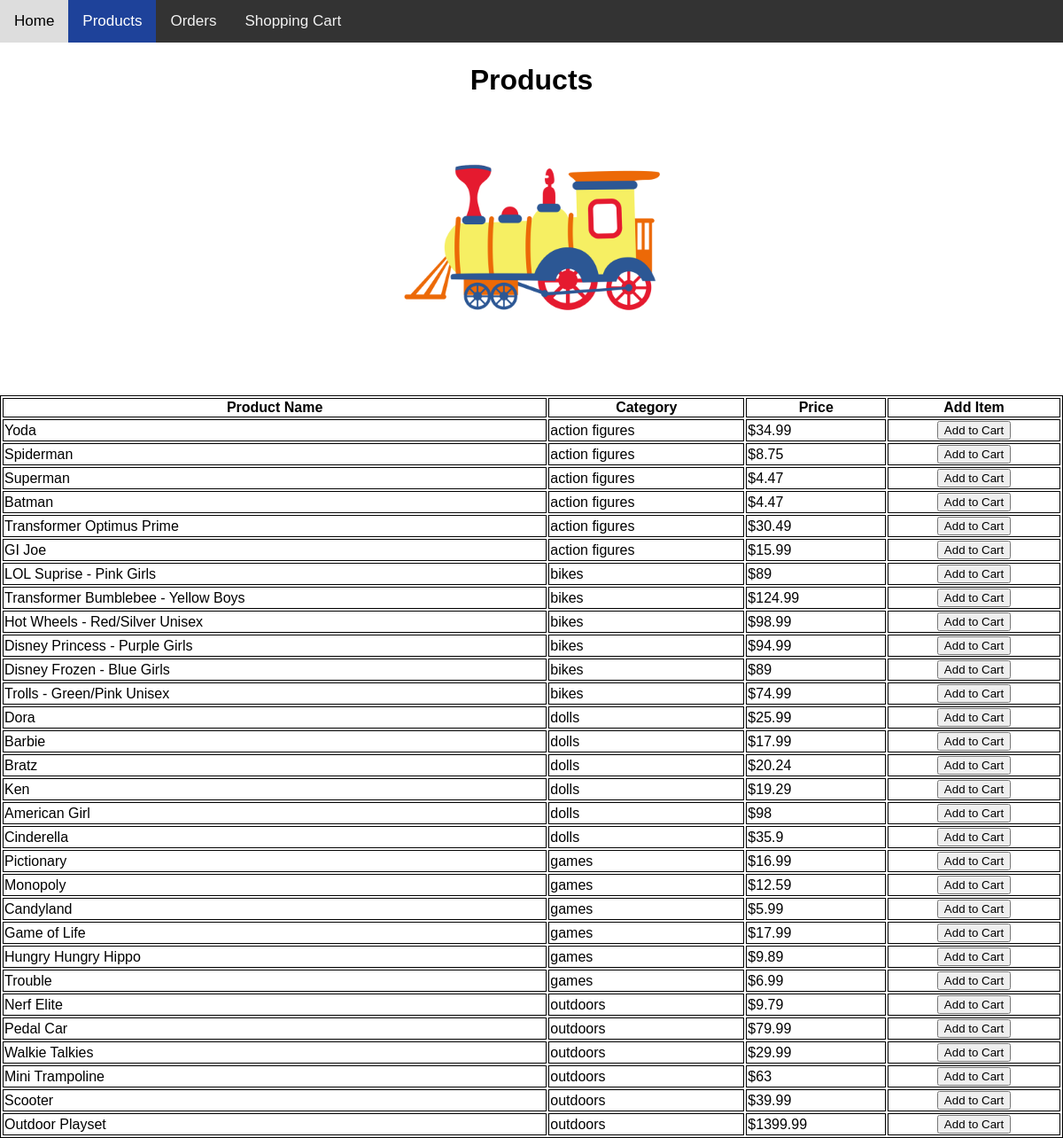
Screenshot of /php/products.php (signed in) with the database file from the repository.
### tables this page shows
CREATE TABLE Products (productID INT PRIMARY KEY NOT NULL AUTO_INCREMENT, name VARCHAR(40) NOT NULL, price FLOAT NOT NULL, inventory INT NOT NULL, category VARCHAR(30) NOT NULL);

### php/products.php (the view, shortened to what this page needs)
<?php
$host = "localhost";
$mysqlUser = "root";
$mysqlPassword = "pwd";
$mysqldb = "ecommerce";
$mysqli = new mysqli($host, $mysqlUser, $mysqlPassword, $mysqldb);
if ($mysqli->connect_errno) {
  echo "Could not connect to database \n";
  echo "Error: ". $mysqli->connect_error . "\n";
  exit;
}
else {
  $query = "SELECT * FROM Products;";
  $result = $mysqli->query($query);
}
?>
<!DOCTYPE html>
<html>
<head>
<link rel="stylesheet" href="https://cdnjs.cloudflare.com/ajax/libs/font-awesome/4.7.0/css/font-awesome.min.css">
<link rel="stylesheet" type="text/css" href="../css/customer.css" />
</head>
<body>
<div class="topnav" id="myTopnav">
  <a href="./customer_homepage.php">Home</a>
  <a href="./products.php" class="active">Products</a>
  <a href="./customer_orders.php">Orders</a>
  <a href="customer_shoppingcart.php">Shopping Cart</a>
</div>
<div class="imgcontainer">
  <h1>Products</h1>
  <img src="../assets/ProductsLogo.png" alt="Avatar" class="avatar">
</div>
<div>
  <?php
      echo '<form action="./addtocart.php" method="POST">';
	  echo '<table>';
      echo '<tr>';
      echo '<th> Product Name </th>';
      echo '<th> Category </th>';
	  echo '<th> Price </th>';
      echo '<th> Add Item </th>';
      echo '</tr>';
      while ($row = $result->fetch_assoc()) {
        echo '<tr>';
        echo '<td>' . $row["name"] . '</td>';
        echo '<td>' . $row["category"] . '</td>';
		echo '<td>$' . $row["price"] . '</td>';
        echo '<td><center><button name="id" value="' . $row["productID"] .'" type="submit" onclick="addToCartAlert()"> Add to Cart </button></center></td>';
		echo '</tr>';
      }
	  echo '</table>';
	  echo '</form>';
  ?>
</div>
</body>
</html>

### css/customer.css (style rules this page uses)
body { margin: 0; font-family: Arial, Helvetica, sans-serif; }
.topnav { overflow: hidden; background-color: #333; }
.topnav a { float: left; display: block; color: #f2f2f2; text-align: center; padding: 14px 16px; text-decoration: none; font-size: 17px; }
.topnav a.active { background-color: #1E429A; color: white; }
.imgcontainer { text-align: center; margin: 24px 0 12px 0; }
img.avatar { width: 25%; border-radius: 0%; }
table { border: 1px solid black; width: 100%; }
tr, th, td { border: 1px solid black; }

### rows the page displays
products: name "Yoda", category "action figures", price "34.99", $row["productID"] 1 (drawn)
products: name "Spiderman", category "action figures", price "8.75", $row["productID"] 2 (drawn)
products: name "Superman", category "action figures", price "4.47", $row["productID"] 3 (drawn)
products: name "Batman", category "action figures", price "4.47", $row["productID"] 4 (drawn)
products: name "Transformer Optimus Prime", category "action figures", price "30.49", $row["productID"] 5 (drawn)
products: name "GI Joe", category "action figures", price "15.99", $row["productID"] 6 (drawn)
products: name "LOL Suprise - Pink Girls", category "bikes", price "89", $row["productID"] 7 (drawn)
products: name "Transformer Bumblebee - Yellow Boys", category "bikes", price "124.99", $row["productID"] 8 (drawn)
products: name "Hot Wheels - Red/Silver Unisex", category "bikes", price "98.99", $row["productID"] 9 (drawn)
products: name "Disney Princess - Purple Girls", category "bikes", price "94.99", $row["productID"] 10 (drawn)
products: name "Disney Frozen - Blue Girls", category "bikes", price "89", $row["productID"] 11 (drawn)
products: name "Trolls - Green/Pink Unisex", category "bikes", price "74.99", $row["productID"] 12 (drawn)
products: name "Dora", category "dolls", price "25.99", $row["productID"] 13 (drawn)
products: name "Barbie", category "dolls", price "17.99", $row["productID"] 14 (drawn)
products: name "Bratz", category "dolls", price "20.24", $row["productID"] 15 (drawn)
products: name "Ken", category "dolls", price "19.29", $row["productID"] 16 (drawn)
products: name "American Girl", category "dolls", price "98", $row["productID"] 17 (drawn)
products: name "Cinderella", category "dolls", price "35.9", $row["productID"] 18 (drawn)
products: name "Pictionary", category "games", price "16.99", $row["productID"] 19 (drawn)
products: name "Monopoly", category "games", price "12.59", $row["productID"] 20 (drawn)
products: name "Candyland", category "games", price "5.99", $row["productID"] 21 (drawn)
products: name "Game of Life", category "games", price "17.99", $row["productID"] 22 (drawn)
products: name "Hungry Hungry Hippo", category "games", price "9.89", $row["productID"] 23 (drawn)
products: name "Trouble", category "games", price "6.99", $row["productID"] 24 (drawn)
products: name "Nerf Elite", category "outdoors", price "9.79", $row["productID"] 25 (drawn)
products: name "Pedal Car", category "outdoors", price "79.99", $row["productID"] 26 (drawn)
products: name "Walkie Talkies", category "outdoors", price "29.99", $row["productID"] 27 (drawn)
products: name "Mini Trampoline", category "outdoors", price "63", $row["productID"] 28 (drawn)
products: name "Scooter", category "outdoors", price "39.99", $row["productID"] 29 (drawn)
products: name "Outdoor Playset", category "outdoors", price "1399.99", $row["productID"] 30 (drawn)
